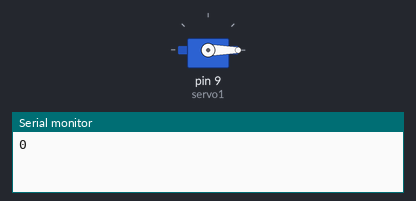
Recording of a sketch running on a simulated Arduino Uno, built with avr-gcc and run on an emulated ATmega328P. Parts: servo, the last lines printed to the serial monitor.

Above: at 0.05 s.
At 1.05 s:
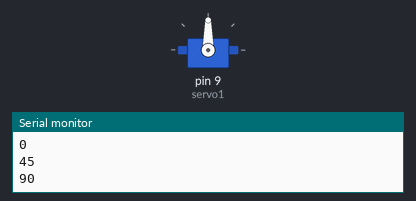
At 2.0 s:
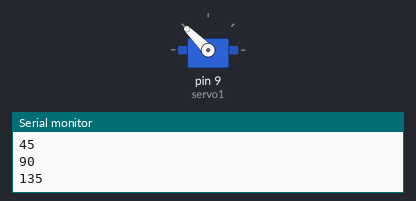
At 4.0 s:
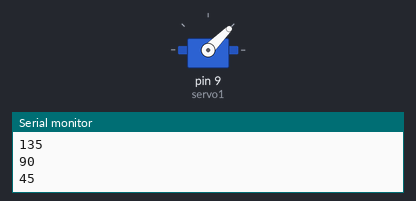
Timing chart, 0 to 5.2 s (numbered marks = the images above):
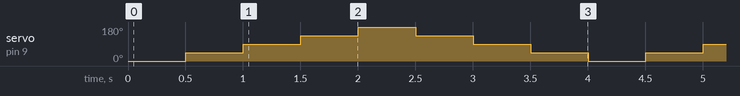

The sketch:

servoDriver.ino
```cpp
#include <Servo.h>
Servo servo1;
byte val;


void setup()
{
  servo1.attach(9);
  Serial.begin(9600);
}

void loop()
{
  Serial.println("0");
  servo1.write(0);
  delay(500);
  Serial.println("45");
  servo1.write(45);
  delay(500);
  Serial.println("90");
  servo1.write(90);
  delay(500);
  Serial.println("135");
  servo1.write(135);
  delay(500);
  Serial.println("180");
  servo1.write(180);
  delay(500);
  Serial.println("135");
  servo1.write(135);
  delay(500);
  Serial.println("90");
  servo1.write(90);
  delay(500);
  Serial.println("45");
  servo1.write(45);
  delay(500);
}
```

Measured:
- by itself, servo on pin 9 (servo1): repeats every 4.0 s: 90° 0.50 s, 135° 0.50 s, 180° 0.50 s, 135° 0.50 s, 90° 0.50 s, 45° 0.50 s, 0° 0.50 s, 45° 0.50 s
